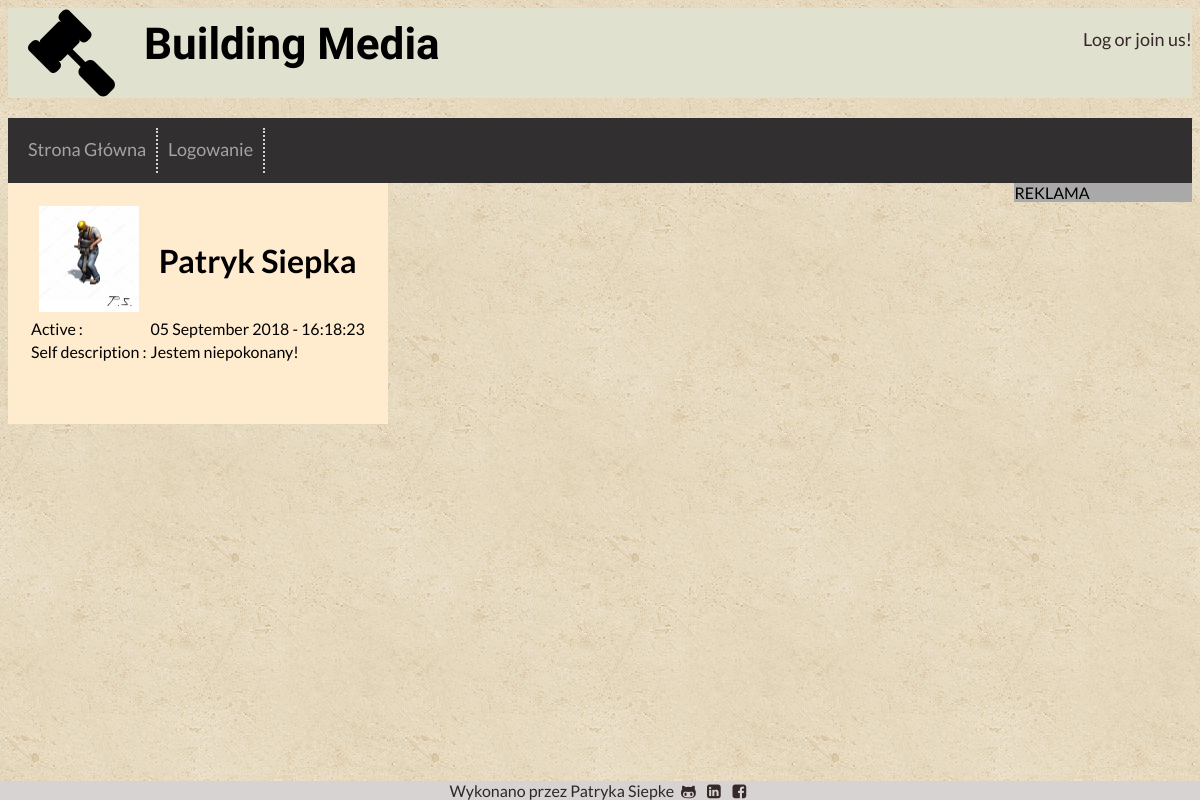
/user/pat, run on the app's committed database.
### app/models.py (models this page shows, shortened)
class User(UserMixin, db.Model):
    id = db.Column(db.Integer, primary_key=True)
    nickname = db.Column(db.String(40),nullable=False, unique=True)
    name = db.Column(db.String(40), nullable=False)
    surname = db.Column(db.String(40), nullable=False)
    position = db.Column(db.String(20), nullable=False)
    email = db.Column(db.String(120), nullable=False, unique=True)
    password_hash = db.Column(db.String(128))
    phone = db.Column(db.Integer)
    last_seen = db.Column(db.DateTime, default=datetime.utcnow)
    description = db.Column(db.Text)
    posts = db.relationship('Post', backref='author', lazy='dynamic')
    def avatar(self):
        if self.position == 'B':
            return os.path.join('..','static', 'img','budowa.jpg')
        else:
            return os.path.join('..','static', 'img','biuro.jpg')

### app/routes.py (the view)
@login_required
@app.route('/user/<nickname>')
def profile(nickname):
    user = User.query.filter_by(nickname=nickname).first_or_404()
    return render_template('profile.html', user=user, title=nickname+' profile')

### app/routes.py (called while the page is built)
@app.before_request
def before_request():
    if current_user.is_authenticated:
        current_user.last_seen = datetime.utcnow()
        db.session.commit()

### app/templates/profile.html (shortened to what this page needs)
{% extends 'base.html' %}
{% block content %}
<table>
    <tr>
        <th> <img src="{{ user.avatar() }}" alt="avatar" width="100"></th>
        <th><h1>{{user.name }} {{user.surname }}</h1></th>
    </tr>
    {% if user.last_seen %}
    <tr>
        <td>Active : </td>
        <td>{{ user.last_seen.strftime('%d %B %Y - %H:%M:%S') }}</td>
    </tr>
    {% endif %}
    {% if user.description %}
    <tr>
        <td>Self description : </td>
        <td>{{ user.description }}</td>
    </tr>
    {% endif %}
</table>
{% endblock %}

### app/static/css/main.css (style rules this page uses)
body { height: 100%; position:relative; background-image: url(../img/vintage-concrete.png); font-family: 'Lato', sans-serif; min-height:100% }

### data on the page
User: name "Patryk", surname "Siepka", last_seen "05 September 2018 - 16:18:23", description "Jestem niepokonany!"
